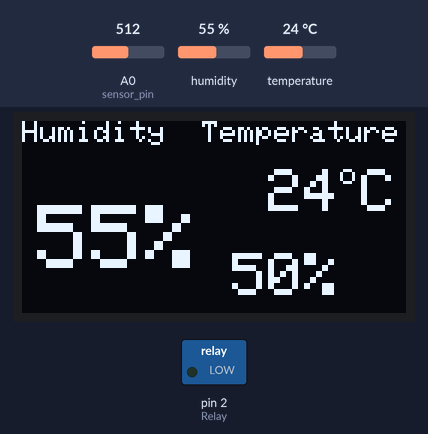
This sketch was run on a simulated Arduino Uno, built with avr-gcc and run on an emulated ATmega328P. Parts: 128×64 one-colour display, switched loads named in the sketch (green lamp = pin HIGH). The inputs (shaded band) are chosen by the test bench; at power-on: A0 (sensor_pin) = 512, humidity 55 %, temperature 24 °C. The display library's start-up logo is not drawn; what the sketch prints to the serial monitor is not drawn.

Above: at 1.2 s.
1.3 s: A0 (sensor_pin) set to 526
At 2.5 s:
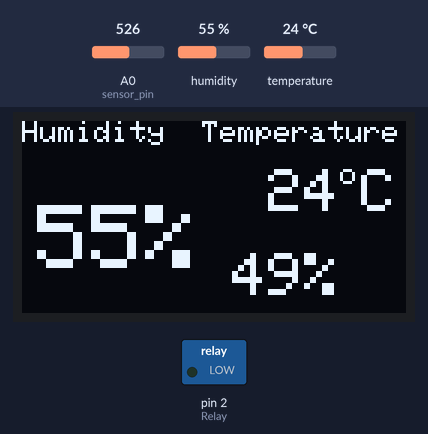
2.8 s: humidity set to 22 %
At 3.6 s:
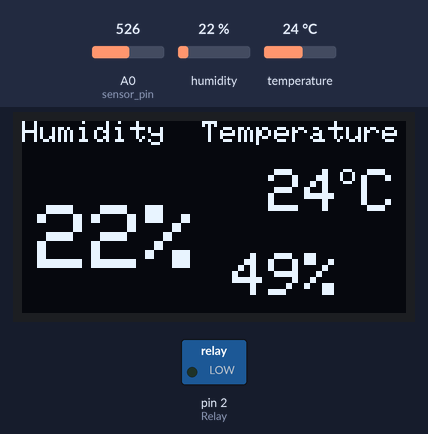
4.3 s: temperature set to 12 °C
At 5.2 s:
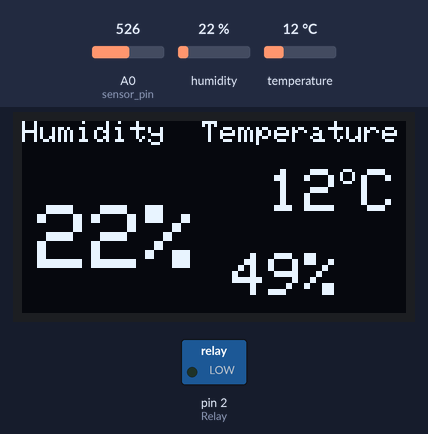
5.9 s: A0 (sensor_pin) set to 511
At 6.7 s:
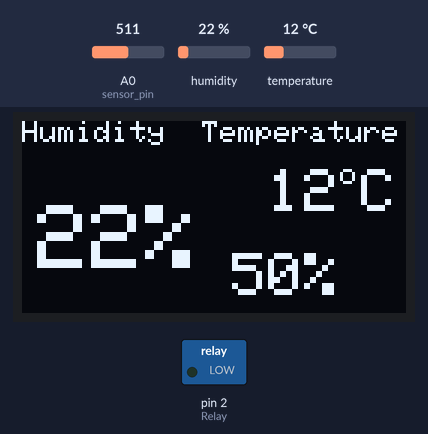
7.4 s: humidity set to 31 %
At 7.9 s:
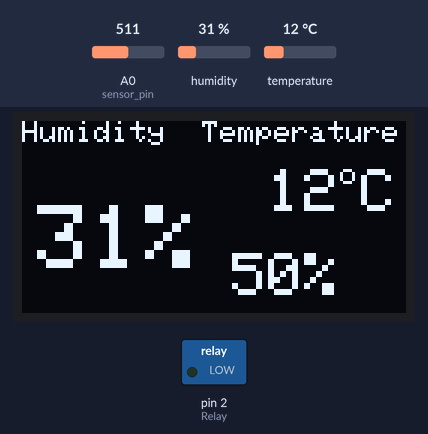
8.9 s: A0 (sensor_pin) set to 7
At 10.1 s:
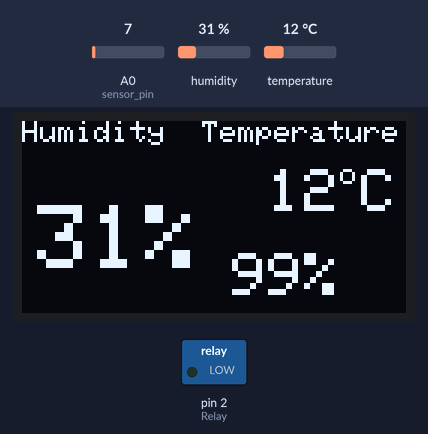
10.4 s: A0 (sensor_pin) set to 4
Timing chart, 0 to 12.9 s (numbered marks = the images above; inputs shaded):
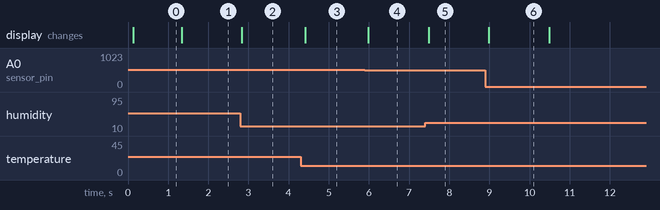

The sketch:

happy_pic_1.2.ino
```cpp
//////////////////////////////////////////////////////////////////////////////////////
//  Happy pi project from KVC
//  Update 1.2 add time mills
//////////////////////////////////////////////////////////////////////////////////////
#include <SPI.h> //  Serial Peripheral Interface
#include <Wire.h> // WIre connect
#include <Adafruit_AM2315.h> // T/H Sensor
#include <Adafruit_GFX.h> //OLED display 1
#include <Adafruit_SSD1306.h> //OLED discplay 2

//เปิดขา-ตัวแปร
Adafruit_AM2315 am2315; //Call T/H sensor

const int sensor_pin = A0; // Call Soil Moduel on A0 pin
#define Relay 2 // Call relay on 2 pin

//OLED
//OLED define
#define SCREEN_WIDTH 128 // OLED display width, in pixels
#define SCREEN_HEIGHT 64 // OLED display height, in pixels
// Declaration for an SSD1306 display connected to I2C (SDA, SCL pins)
Adafruit_SSD1306 display(SCREEN_WIDTH, SCREEN_HEIGHT, &Wire, -1);

//Time
//delay
unsigned long period = 300000;
unsigned long last_time = 0;
///////////////////////////////////////////////////////////////////////////////
void setup() {
  Serial.begin(9600);
  while (!Serial) {
    delay(10);
  }
  Serial.println("AM2315 Test!");

  if (! am2315.begin()) {
    Serial.println("Sensor not found, check wiring & pullups!");
    while (1);
  }
  pinMode(Relay, OUTPUT);
  if (!display.begin(SSD1306_SWITCHCAPVCC, 0x3C)) { // Address 0x3D for 128x64
    Serial.println(F("SSD1306 allocation failed"));
    for (;;);
  }
  display.display(); //Display logo
  //   delay(dht.getMinimumSamplingPeriod());
  //  delay(1000);
  display.clearDisplay();
}

float temperature, humidity; // Global Value T/H
float moisture_percentage; // Global Value Moisture

void loop() {
  if (! am2315.readTemperatureAndHumidity(&temperature, &humidity)) { //Check T/H is work
    Serial.println("Failed to read data from AM2315");
    return;
  }
  // IF T/H sensor work Print T/H
  Serial.print("Temp *C: "); Serial.print(temperature);
  Serial.print("  Hum %: "); Serial.println(humidity);

  //Moisture Sensor
  moisture_percentage = ( 100.00 - ( (analogRead(0) / 1023.00) * 100.00 ) ); //การคำนวนให้เป็น %
  Serial.print("Soil Moisture(in Percentage) = ");
  Serial.print(moisture_percentage);
  Serial.println("%");

  display.clearDisplay();
  oledDisplayHeader();

  oledDisplay(3, 5, 28, humidity, "%");
  oledDisplay(2, 70, 16, temperature, "C");
  oledDisplay(2, 70, 44, moisture_percentage, "%");
  display.display();

  ///////////////////////////////////////////////////////////////////////////////////////////
  // Relay Low = เปิด HIGH = ปิด
  // การคำนวนทั้งหมด
  /*
    if (temperature >= 32) // ถ้าอุนหภูมิ มากกว่า 32 รดน้ำ 2 วิ
    {
    digitalWrite(Relay, LOW); // เปิดน้ำ
    delay(2000);
    } else if (moisture_percentage >= 62 or temperature <= 30) //ถ้าน้ำชื้นมากกว่า 62 หรือ อุนหภูมิ น้อยกว่า 30
    {
    digitalWrite(Relay, HIGH); // ปิดน้ำ
    delay(2000);
    }
    digitalWrite(Relay, HIGH);  // ปิดน้ำ
    delay(1800000); // ดีเลย์ 30 นาที
  */
  ///////////////////////////////////////////////////////////////////////////////////////////
  if ( millis() - last_time > period) //ดีเลย์แบบไม่บล็อคการทำงานของ Loop
  {
    last_time = millis();
    if (temperature >= 32) // ถ้าอุนหภูมิ มากกว่า 32 รดน้ำ 2 วิ
    {
      digitalWrite(Relay, LOW); // เปิดน้ำ
      delay(2000);
    } else if (moisture_percentage >= 62 or temperature <= 30) //ถ้าน้ำชื้นมากกว่า 62 หรือ อุนหภูมิ น้อยกว่า 30
    {
      digitalWrite(Relay, HIGH); // ปิดน้ำ
      delay(2000);
    }
    digitalWrite(Relay, HIGH);  // ปิดน้ำ
  }
}
/////////////////////////////////////////////////////////////////////////////////////////////
//ต่อไปเป็นเป็นคำนวนเกี่ยวกับจอ  ==ซึงผมก็ยังไม่ค่อยเข้าใจมันอยู่ดี เลยปล่อยๆไว้ไม่เป็นยุ่งกับมันครับ
//ถ้าจะแก้พวก อุนหภูมิ แก้ข้างบนได้เลย จริงๆทำเป็น void ก็ได้ มีคค่าเท่ากัน

void oledDisplayHeader() {
  display.setTextSize(1);
  display.setTextColor(WHITE);
  display.setCursor(0, 0);
  display.print("Humidity");
  display.setCursor(60, 0);
  display.print("Temperature");
}
void oledDisplay(int size, int x, int y, float value, String unit) {
  int charLen = 12;
  int xo = x + charLen * 3.2;
  int xunit = x + charLen * 3.6;
  int xval = x;
  display.setTextSize(size);
  display.setTextColor(WHITE);

  if (unit == "%")
  {
    display.setCursor(x, y);
    display.print(value, 0);
    display.print(unit);
  } else
  {
    if (value > 99)
    {
      xval = x;
    } else
    {
      xval = x + charLen;
    }
    display.setCursor(xval, y);
    display.print(value, 0);
    display.drawCircle(xo, y + 2, 2, WHITE); // print degree symbols (  )
    display.setCursor(xunit, y);
    display.print(unit);
  }

}
```

Measured:
- the behaviour switches between 516 and 517 on A0 (sensor_pin) (found by bisection; images 0 and 1)
- after the input at 1.3 s, the display: changes at once (image 1)
- after the input at 2.8 s, the display: changes at once (image 2)
- after the input at 4.3 s, the display: changes after 0.11 s (image 3)
- after the input at 5.9 s, the display: changes after 0.09 s (image 4)
- after the input at 7.4 s, the display: changes after 0.09 s (image 5)
- after the input at 8.9 s, the display: changes after 0.09 s (image 6)
